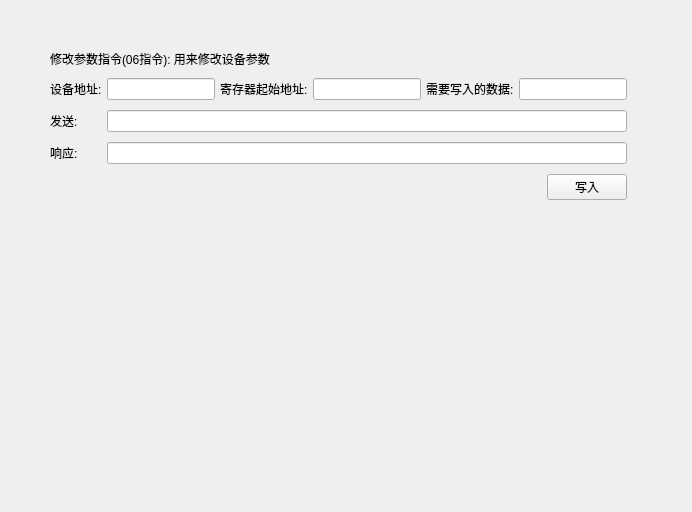
<?xml version="1.0" encoding="UTF-8"?>
<ui version="4.0">
 <class>ModifyCmd</class>
 <widget class="QWidget" name="ModifyCmd">
  <property name="geometry">
   <rect>
    <x>0</x>
    <y>0</y>
    <width>692</width>
    <height>512</height>
   </rect>
  </property>
  <property name="windowTitle">
   <string>Form</string>
  </property>
  <layout class="QGridLayout" name="gridLayout_2">
   <property name="leftMargin">
    <number>50</number>
   </property>
   <property name="topMargin">
    <number>50</number>
   </property>
   <property name="rightMargin">
    <number>0</number>
   </property>
   <property name="bottomMargin">
    <number>0</number>
   </property>
   <property name="horizontalSpacing">
    <number>5</number>
   </property>
   <property name="verticalSpacing">
    <number>10</number>
   </property>
   <item row="0" column="0">
    <layout class="QVBoxLayout" name="verticalLayout">
     <property name="spacing">
      <number>10</number>
     </property>
     <item>
      <widget class="QLabel" name="label">
       <property name="text">
        <string>修改参数指令(06指令): 用来修改设备参数</string>
       </property>
      </widget>
     </item>
     <item>
      <layout class="QGridLayout" name="gridLayout">
       <property name="horizontalSpacing">
        <number>5</number>
       </property>
       <property name="verticalSpacing">
        <number>10</number>
       </property>
       <item row="0" column="0">
        <widget class="QLabel" name="label_2">
         <property name="text">
          <string>设备地址:</string>
         </property>
        </widget>
       </item>
       <item row="0" column="1">
        <widget class="QLineEdit" name="lineEdit_deviceAddr"/>
       </item>
       <item row="0" column="2">
        <widget class="QLabel" name="label_3">
         <property name="text">
          <string>寄存器起始地址:</string>
         </property>
        </widget>
       </item>
       <item row="0" column="3">
        <widget class="QLineEdit" name="lineEdit_registerAddr"/>
       </item>
       <item row="0" column="4">
        <widget class="QLabel" name="label_4">
         <property name="text">
          <string>需要写入的数据:</string>
         </property>
        </widget>
       </item>
       <item row="0" column="5">
        <widget class="QLineEdit" name="lineEdit_data"/>
       </item>
       <item row="1" column="0">
        <widget class="QLabel" name="label_5">
         <property name="text">
          <string>发送:</string>
         </property>
        </widget>
       </item>
       <item row="1" column="1" colspan="5">
        <widget class="QLineEdit" name="lineEdit_send"/>
       </item>
       <item row="2" column="0">
        <widget class="QLabel" name="label_6">
         <property name="text">
          <string>响应:</string>
         </property>
        </widget>
       </item>
       <item row="2" column="1" colspan="5">
        <widget class="QLineEdit" name="lineEdit_fb"/>
       </item>
       <item row="3" column="4" colspan="2">
        <layout class="QHBoxLayout" name="horizontalLayout">
         <item>
          <spacer name="horizontalSpacer">
           <property name="orientation">
            <enum>Qt::Horizontal</enum>
           </property>
           <property name="sizeHint" stdset="0">
            <size>
             <width>40</width>
             <height>20</height>
            </size>
           </property>
          </spacer>
         </item>
         <item>
          <widget class="QPushButton" name="pushButton_write">
           <property name="text">
            <string>写入</string>
           </property>
          </widget>
         </item>
        </layout>
       </item>
      </layout>
     </item>
    </layout>
   </item>
   <item row="0" column="1">
    <spacer name="horizontalSpacer_2">
     <property name="orientation">
      <enum>Qt::Horizontal</enum>
     </property>
     <property name="sizeHint" stdset="0">
      <size>
       <width>3</width>
       <height>20</height>
      </size>
     </property>
    </spacer>
   </item>
   <item row="1" column="0">
    <spacer name="verticalSpacer">
     <property name="orientation">
      <enum>Qt::Vertical</enum>
     </property>
     <property name="sizeHint" stdset="0">
      <size>
       <width>20</width>
       <height>323</height>
      </size>
     </property>
    </spacer>
   </item>
  </layout>
 </widget>
 <resources/>
 <connections/>
</ui>
